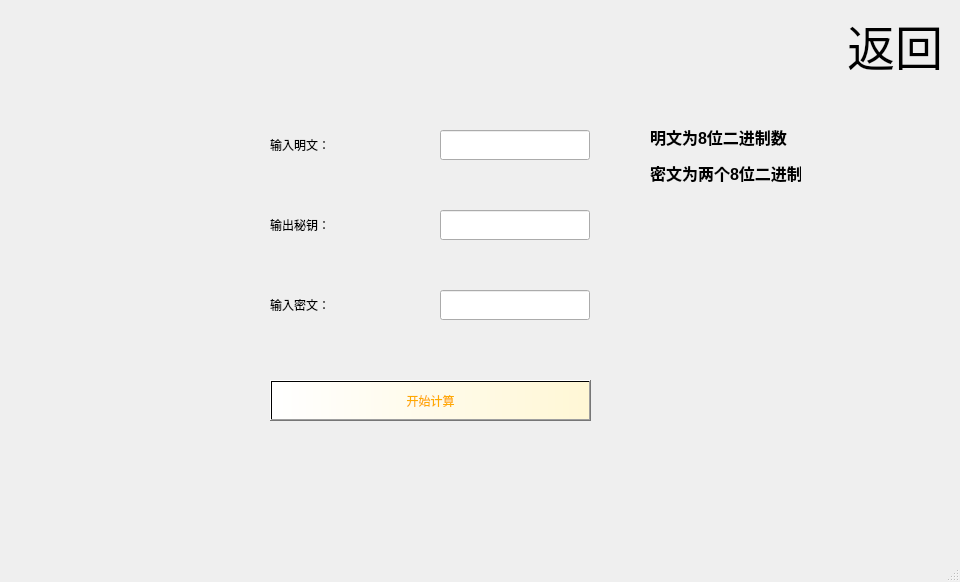
<?xml version="1.0" encoding="UTF-8"?>
<ui version="4.0">
 <class>attack</class>
 <widget class="QMainWindow" name="attack">
  <property name="geometry">
   <rect>
    <x>0</x>
    <y>0</y>
    <width>960</width>
    <height>582</height>
   </rect>
  </property>
  <property name="windowTitle">
   <string>MainWindow</string>
  </property>
  <widget class="QWidget" name="centralwidget">
   <widget class="QLineEdit" name="lineEdit_3">
    <property name="geometry">
     <rect>
      <x>440</x>
      <y>290</y>
      <width>150</width>
      <height>30</height>
     </rect>
    </property>
   </widget>
   <widget class="QLabel" name="label_6">
    <property name="geometry">
     <rect>
      <x>840</x>
      <y>10</y>
      <width>110</width>
      <height>60</height>
     </rect>
    </property>
    <property name="text">
     <string>&lt;html&gt;&lt;head/&gt;&lt;body&gt;&lt;p align=&quot;center&quot;&gt;&lt;span style=&quot; font-size:36pt;&quot;&gt;返回&lt;/span&gt;&lt;/p&gt;&lt;/body&gt;&lt;/html&gt;</string>
    </property>
   </widget>
   <widget class="QLabel" name="label_4">
    <property name="geometry">
     <rect>
      <x>0</x>
      <y>0</y>
      <width>960</width>
      <height>540</height>
     </rect>
    </property>
    <property name="styleSheet">
     <string notr="true">image: url(:/background2.png);</string>
    </property>
    <property name="text">
     <string/>
    </property>
   </widget>
   <widget class="QPushButton" name="pushButton">
    <property name="geometry">
     <rect>
      <x>270</x>
      <y>380</y>
      <width>321</width>
      <height>41</height>
     </rect>
    </property>
    <property name="styleSheet">
     <string notr="true">font: 28pt &quot;黑体&quot;;
color: rgb(255, 170, 0);
background-color: qlineargradient(spread:pad, x1:0, y1:0, x2:1, y2:0, stop:0 rgba(255,255, 255,255), stop:1 rgb(255, 247, 213));
</string>
    </property>
    <property name="text">
     <string>开始计算</string>
    </property>
   </widget>
   <widget class="QLabel" name="label_3">
    <property name="geometry">
     <rect>
      <x>270</x>
      <y>270</y>
      <width>160</width>
      <height>70</height>
     </rect>
    </property>
    <property name="styleSheet">
     <string notr="true">font: 16pt &quot;黑体&quot;;</string>
    </property>
    <property name="text">
     <string>&lt;html&gt;&lt;head/&gt;&lt;body&gt;&lt;p&gt;输入密文：&lt;/p&gt;&lt;/body&gt;&lt;/html&gt;</string>
    </property>
   </widget>
   <widget class="QLabel" name="label_2">
    <property name="geometry">
     <rect>
      <x>270</x>
      <y>190</y>
      <width>100</width>
      <height>70</height>
     </rect>
    </property>
    <property name="styleSheet">
     <string notr="true">font: 16pt &quot;黑体&quot;;</string>
    </property>
    <property name="text">
     <string>&lt;html&gt;&lt;head/&gt;&lt;body&gt;&lt;p&gt;输出秘钥：&lt;/p&gt;&lt;/body&gt;&lt;/html&gt;</string>
    </property>
   </widget>
   <widget class="QLineEdit" name="lineEdit">
    <property name="geometry">
     <rect>
      <x>440</x>
      <y>130</y>
      <width>150</width>
      <height>30</height>
     </rect>
    </property>
   </widget>
   <widget class="QLabel" name="label">
    <property name="geometry">
     <rect>
      <x>270</x>
      <y>110</y>
      <width>160</width>
      <height>70</height>
     </rect>
    </property>
    <property name="styleSheet">
     <string notr="true">font: 16pt &quot;黑体&quot;;</string>
    </property>
    <property name="text">
     <string>&lt;html&gt;&lt;head/&gt;&lt;body&gt;&lt;p&gt;输入明文：&lt;/p&gt;&lt;/body&gt;&lt;/html&gt;</string>
    </property>
   </widget>
   <widget class="QLabel" name="label_5">
    <property name="geometry">
     <rect>
      <x>650</x>
      <y>70</y>
      <width>151</width>
      <height>171</height>
     </rect>
    </property>
    <property name="text">
     <string>&lt;html&gt;&lt;head/&gt;&lt;body&gt;&lt;p&gt;&lt;span style=&quot; font-size:12pt; font-weight:700;&quot;&gt;明文为8位二进制数&lt;/span&gt;&lt;/p&gt;&lt;p&gt;&lt;span style=&quot; font-size:12pt; font-weight:700;&quot;&gt;密文为两个8位二进制数&lt;/span&gt;&lt;/p&gt;&lt;/body&gt;&lt;/html&gt;</string>
    </property>
   </widget>
   <widget class="QLineEdit" name="lineEdit_2">
    <property name="geometry">
     <rect>
      <x>440</x>
      <y>210</y>
      <width>150</width>
      <height>30</height>
     </rect>
    </property>
   </widget>
   <zorder>label_4</zorder>
   <zorder>lineEdit_3</zorder>
   <zorder>label_6</zorder>
   <zorder>pushButton</zorder>
   <zorder>label_3</zorder>
   <zorder>label_2</zorder>
   <zorder>lineEdit</zorder>
   <zorder>label</zorder>
   <zorder>label_5</zorder>
   <zorder>lineEdit_2</zorder>
  </widget>
  <widget class="QMenuBar" name="menubar">
   <property name="geometry">
    <rect>
     <x>0</x>
     <y>0</y>
     <width>960</width>
     <height>22</height>
    </rect>
   </property>
  </widget>
  <widget class="QStatusBar" name="statusbar"/>
 </widget>
 <resources/>
 <connections/>
</ui>
